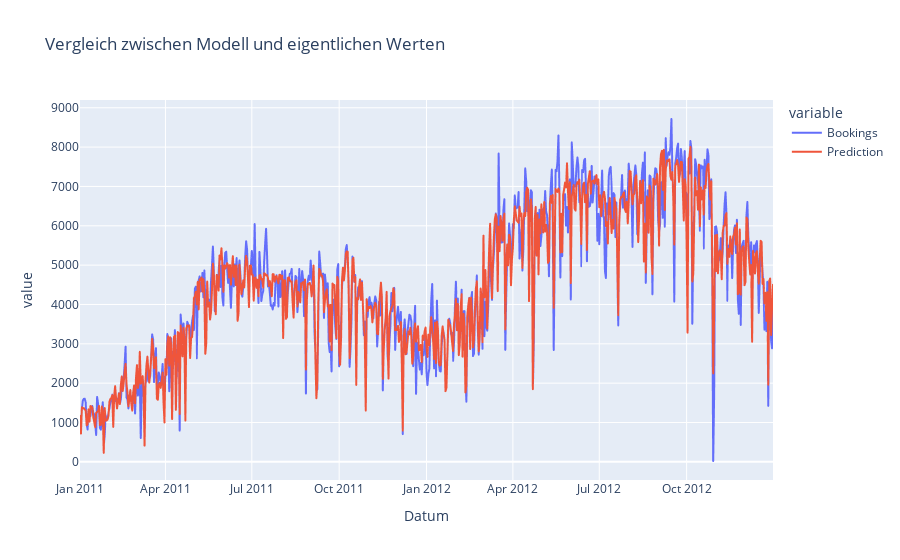

Write notebook code for a chart like this one.
### Code cell
df_day['Prediction'] = model.predict(xdf_wm)
px.line(df_day, x = 'Datum', y = ['Bookings', 'Prediction'], title = 'Vergleich zwischen Modell und eigentlichen Werten')

### Figure 1 — Plotly figure (JSON) as saved in the notebook; plotly's stock layout.template omitted (floating-point values rounded to 4 significant figures; data arrays with more than 128 entries replaced by an {"elided": "..."} marker saying what was removed)
{"data": [{"hovertemplate": "variable=Bookings<br>Datum=%{x}<br>value=%{y}<extra></extra>", "legendgroup": "Bookings", "line": {"color": "#636efa", "dash": "solid"}, "marker": {"symbol": "circle"}, "mode": "lines", "name": "Bookings", "showlegend": true, "type": "scattergl", "x": {"elided": "731 str values"}, "xaxis": "x", "y": {"elided": "731 int values"}, "yaxis": "y"}, {"hovertemplate": "variable=Prediction<br>Datum=%{x}<br>value=%{y}<extra></extra>", "legendgroup": "Prediction", "line": {"color": "#EF553B", "dash": "solid"}, "marker": {"symbol": "circle"}, "mode": "lines", "name": "Prediction", "showlegend": true, "type": "scattergl", "x": {"elided": "731 str values"}, "xaxis": "x", "y": {"elided": "731 float values"}, "yaxis": "y"}], "layout": {"legend": {"title": {"text": "variable"}, "tracegroupgap": 0}, "title": {"text": "Vergleich zwischen Modell und eigentlichen Werten"}, "xaxis": {"anchor": "y", "domain": [0, 1], "title": {"text": "Datum"}}, "yaxis": {"anchor": "x", "domain": [0, 1], "title": {"text": "value"}}}}
